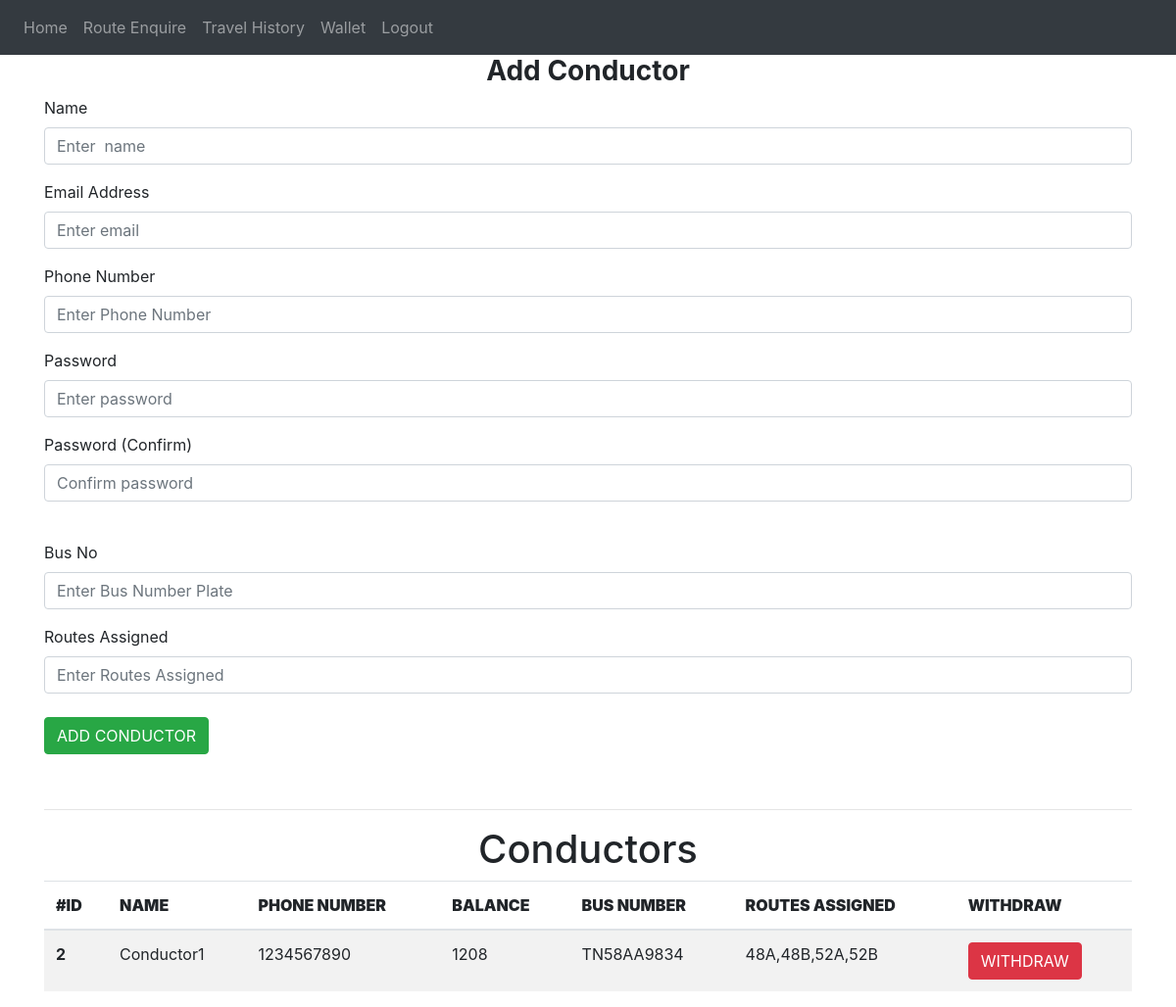
/admin-manage-conductors (signed in), run on an earlier commit of the app's database.
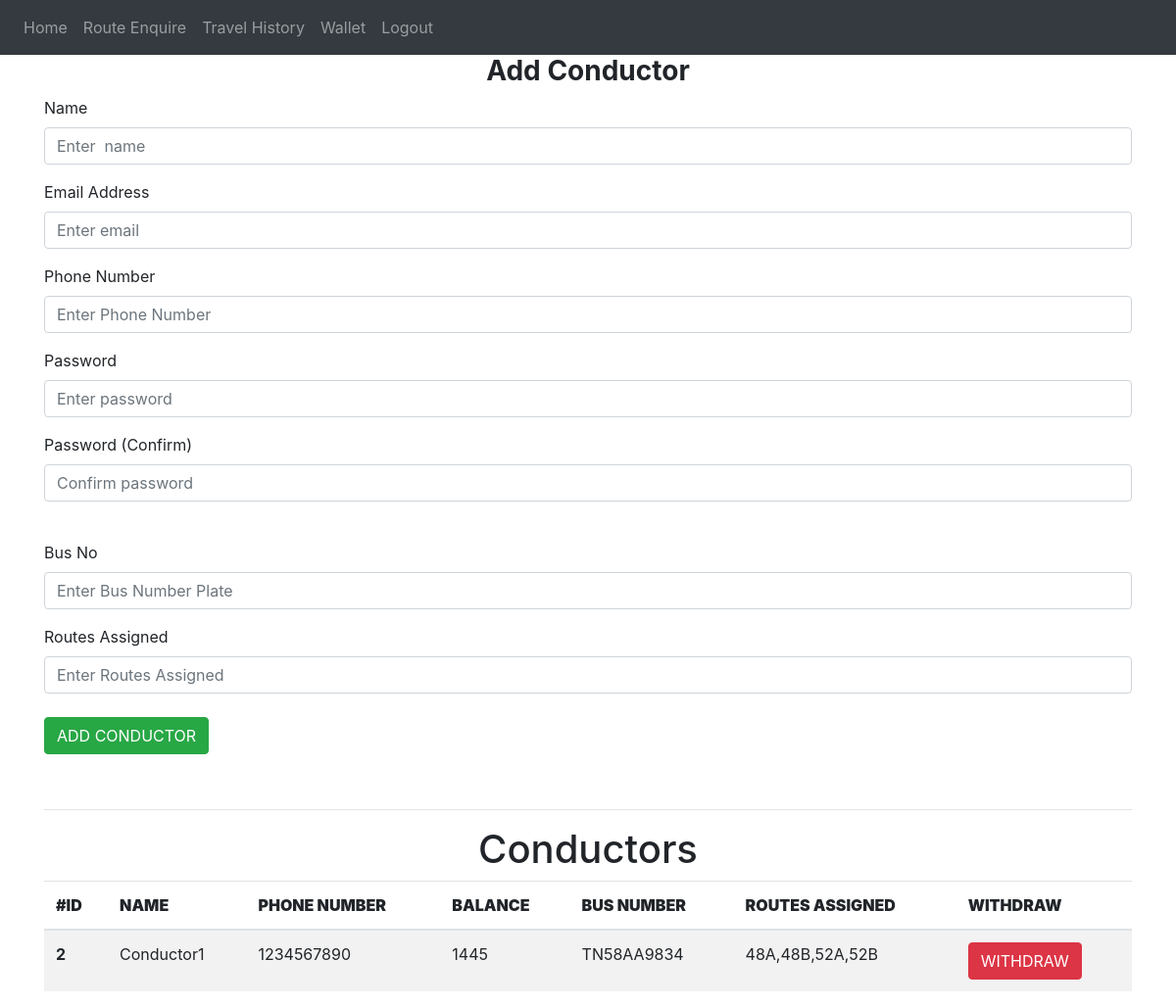
And on a later commit of the database.
### website/models.py (models this page shows)
class User(db.Model, UserMixin):
    id = db.Column(db.Integer, primary_key=True)
    email = db.Column(db.String(150), unique=True)
    password = db.Column(db.String(150))
    name = db.Column(db.String(150))
    phone_number = db.Column(db.String(10))
    type = db.Column(db.String(1))
    account_number = db.Column(db.String(10))
    balance = db.Column(db.Integer)
    scratch_cards = db.relationship('Scratch_card')
    helpdesk_recharges = db.relationship('Helpdesk_recharge')
    trips = db.relationship('Trip')

### website/views.py (the view, shortened to what this page needs)
@views.route('/admin-manage-conductors', methods=['GET', 'POST'])
@login_required
def admin_manage_conductors():
    conductors = User.query.filter_by(type = "C").all()
    cd = Conductor_details.query.all()
    return render_template("admin_manage_conductors.html" , user = current_user ,conductors = conductors , cd = cd)

### website/__init__.py (called while the page is built)
def create_app():
    app = Flask(__name__)
    app.config['SECRET_KEY'] = '#itsactuallyapassword'
    app.config['SQLALCHEMY_DATABASE_URI'] = f'sqlite:///{DB_NAME}'
    db.init_app(app)
    from .views import views
    from .auth import auth
    app.register_blueprint(views, url_prefix='/')
    app.register_blueprint(auth, url_prefix='/')
    from .models import User, Conductor_details
    create_database(app)
    login_manager = LoginManager()
    login_manager.login_view = 'auth.login'
    login_manager.init_app(app)
    @login_manager.user_loader
    def load_user(id):
        return User.query.get(int(id))
    return app

### website/templates/admin_manage_conductors.html (shortened to what this page needs)
{% extends "base.html" %}
{% block content %}
<div>
    <form method="POST">
    <h3 align="center"><B>Add Conductor</B></h3>
    <div class="form-group">
      <label for="name">Name</label>
      <input
        type="text"
        class="form-control"
        id="name"
        name="name"
        placeholder="Enter  name"
      />
    </div>
    <div class="form-group">
      <label for="email">Email Address</label>
      <input
        type="email"
        class="form-control"
        id="email"
        name="email"
        placeholder="Enter email"
      />
    </div>
    <div class="form-group">
      <label for="phone_number">Phone Number</label>
      <input
        type="text"
        class="form-control"
        id="phone_number"
        name="phone_number"
        placeholder="Enter Phone Number"
      />
    </div>
    <div class="form-group">
      <label for="password1">Password</label>
      <input
        type="password"
        class="form-control"
        id="password1"
        name="password1"
        placeholder="Enter password"
      />
    </div>
    <div class="form-group">
      <label for="password2">Password (Confirm)</label>
      <input
        type="password"
        class="form-control"
        id="password2"
        name="password2"
        placeholder="Confirm password"
      />
    </div>
    <br />
    <div class="form-group">
      <label for="route_id">Bus No</label>
      <input
        type="text"
        class="form-control"
        id="bus_no"
        name="bus_no"
        placeholder="Enter Bus Number Plate"
      />
    </div>
    <div class="form-group">
      <label for="start">Routes Assigned</label>
      <input
        type="text"
        class="form-control"
        id="routes_assigned"
        name="routes_assigned"
        placeholder="Enter Routes Assigned"
      />
    <br />
    <button type="submit" class="btn btn-primary btn-success">ADD CONDUCTOR</button>
  </form>
</div>
<br><hr>
<div>
    <h1 align = "center">Conductors</h1>
  <table class="table table-striped">
    <thead>
      <tr>
        <th scope="col" ><b>#ID</b></th>
        <th scope="col"><b>NAME</b></th>
        <th scope="col"><b>PHONE NUMBER</b></th>
        <th scope="col"><b>BALANCE</b></th>
        <th scope="col"><b>BUS NUMBER</b></th>
        <th scope="col"><b>ROUTES ASSIGNED</b></th>
        <th scope="col"><b>WITHDRAW</b></th>
      </tr>
    </thead>
    <tbody>
      {%for c in conductors %}
      <tr>
        <th>{{c.id}}</th>
        <td>{{c.name}}</td>
        <td>{{c.phone_number}}</td>
        <td>{{c.balance}}</td>
        {%for d in cd%}
        {%if d.conductor_id == c.id %}
        <td>{{d.bus_no}}</td>
        <td>{{d.routes_assigned}}</td>
        {%endif%}
        {%endfor%}
        <td><a class="btn btn-danger " href="/admin-utility-withdraw-collection/{{c.id}} " role="button"  >WITHDRAW</a></td>
      </tr>
      {%endfor%}
    </tbody>
  </table>
</div>
{% endblock %}

What changed in the data, as far as the page shows it:
changed User "Conductor1": balance "1208" → "1445"
